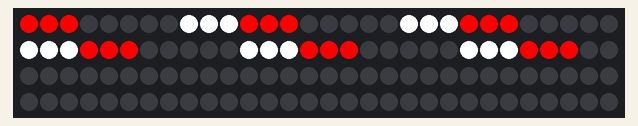
Simulated run of this sketch. Board: Arduino Uno, built with avr-gcc and run on an emulated ATmega328P. On the bench: 120 RGB LEDs in strip order, left to right, continuing on the next row.

Above: at 0.18 s.
At 1.21 s:
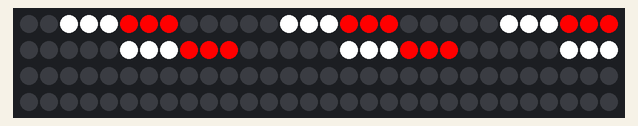
At 4.47 s:
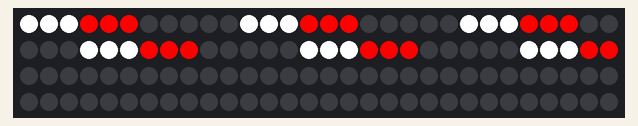
At 7.3 s:
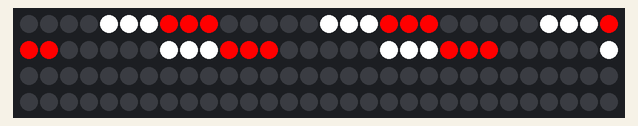
At 8.88 s:
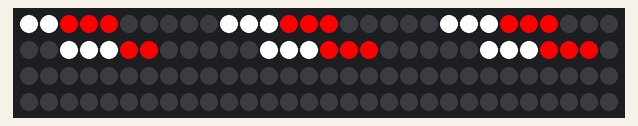
At 10.16 s:
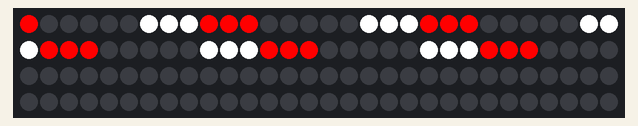

The sketch:

Tail.ino
```cpp
#include <Adafruit_NeoPixel.h>

static const int STRIP_PIN = 6;

static const int
  CHUNK_SIZE = 11;

int stage = 0;

Adafruit_NeoPixel strip = Adafruit_NeoPixel(120, STRIP_PIN, NEO_GRB + NEO_KHZ800);

void setup() {
  // put your setup code here, to run once:
  strip.begin();
  strip.show();
}

void loop() {
  ledStrip();
}

void ledStrip() {
  for(int i=0; i<120 / 2; i++) {
    int ledValue = i + stage;
    ledValue = (ledValue > 120 ? ledValue % 120 : ledValue);

    ledValue %= CHUNK_SIZE;
    uint32_t color = 0;
    if(ledValue < 3) { //0, 1, 2
      color = Adafruit_NeoPixel::Color(255, 0, 0);
    } else if(ledValue < 8) { //3, 4, 5, 6, 7
      color = Adafruit_NeoPixel::Color(0, 0, 0);
    } else if(ledValue < 12) { // 8, 9, 10, 11
      color = Adafruit_NeoPixel::Color(255, 255, 255);
    }

    strip.setPixelColor(i, color);
  }

  strip.show();

  stage++;
  if(stage > 120) {
    stage = 0;
  }

  delay(20);
}
```

Measured:
- by itself, everything shown: repeats every 9.6 s, in 30 steps
